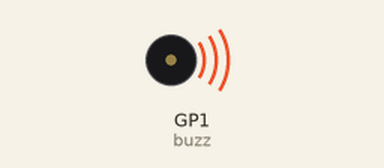
This program was run on a simulated Raspberry Pi Pico running MicroPython. Shown: buzzer (waves = sounding). At 19.6 s the program stops and its outputs stay as they are.

Above: at 0.1 s.
At 19.3 s:
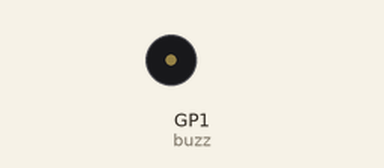
Timing chart, 0 to 20.8 s (numbered marks = the images above):
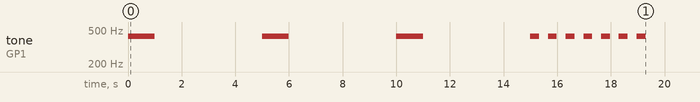

The program:

call.py
```python
from machine import Pin, PWM
from utime import sleep, sleep_ms

buzz_pin = 1
buzz = PWM(Pin(buzz_pin))
buzz.duty_u16(0)
buzz.freq(425)

for _ in range(3):
    buzz.duty_u16(32767)
    sleep(1)
    buzz.duty_u16(0)
    sleep(4)

for _ in range(7):
    buzz.duty_u16(32767)
    sleep_ms(330)
    buzz.duty_u16(0)
    sleep_ms(330)
```

Measured:
- by itself, tone on GP1 (buzz): goes 3 × (425 Hz 1.0 s, silent 4.0 s), 6 × (425 Hz 0.33 s, silent 0.33 s), 425 Hz 0.33 s, then silent
